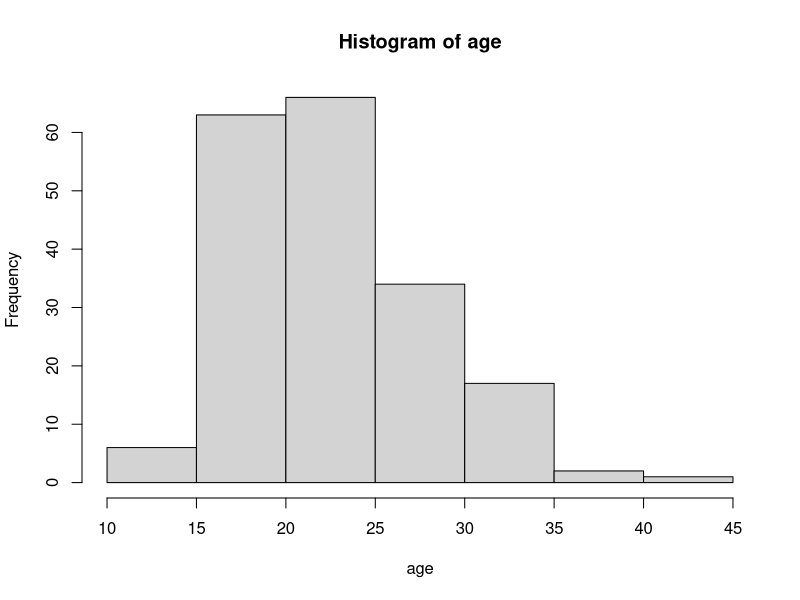
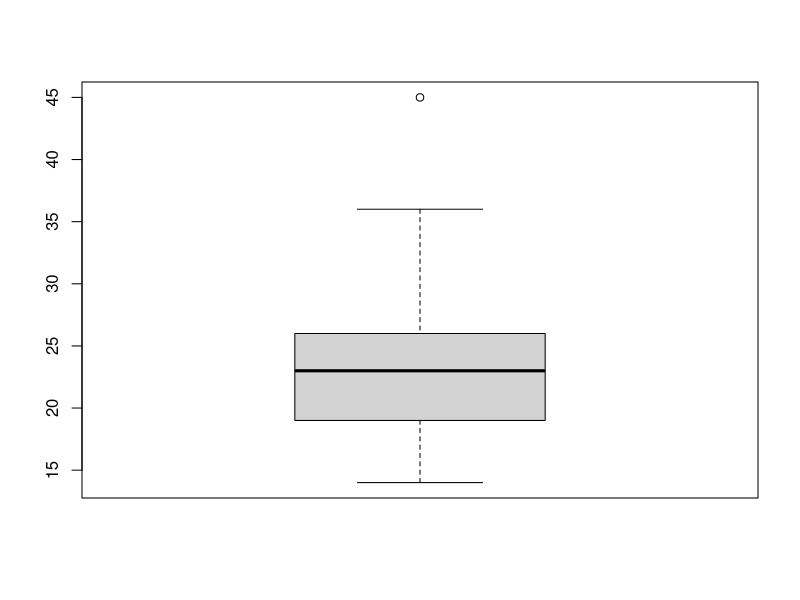
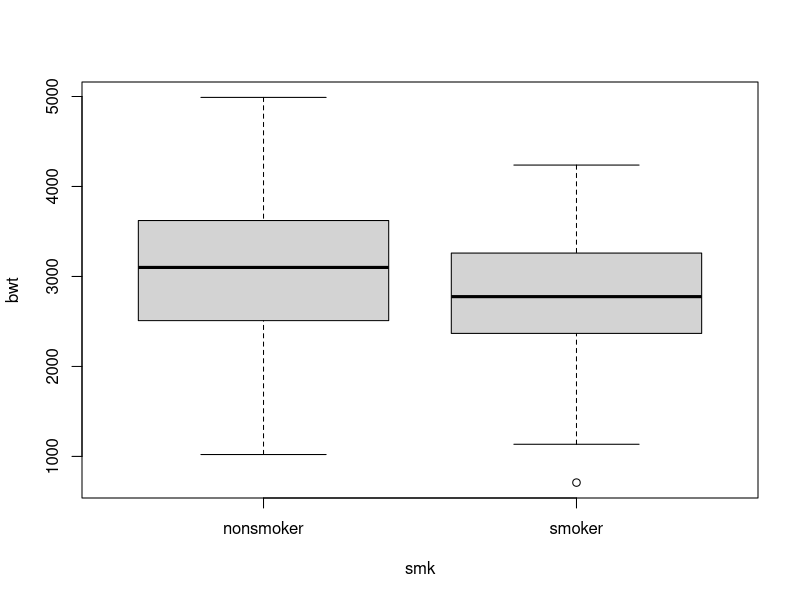
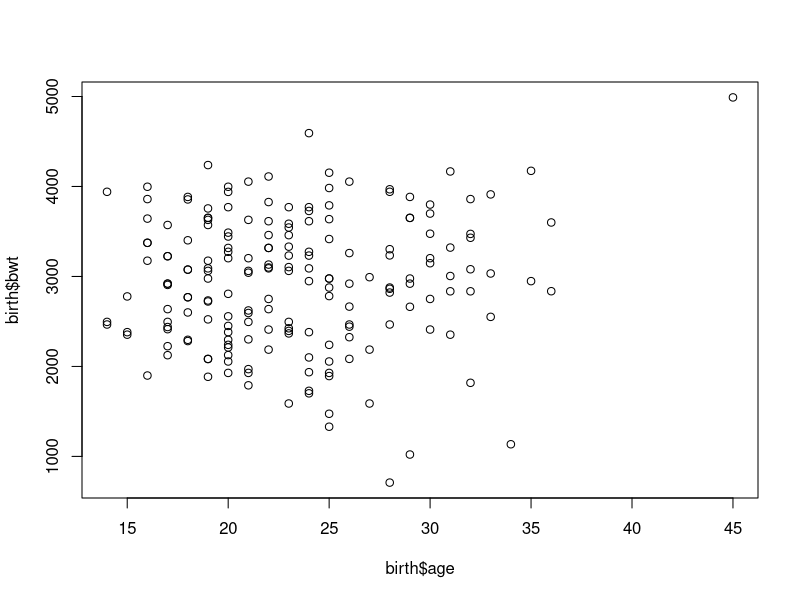
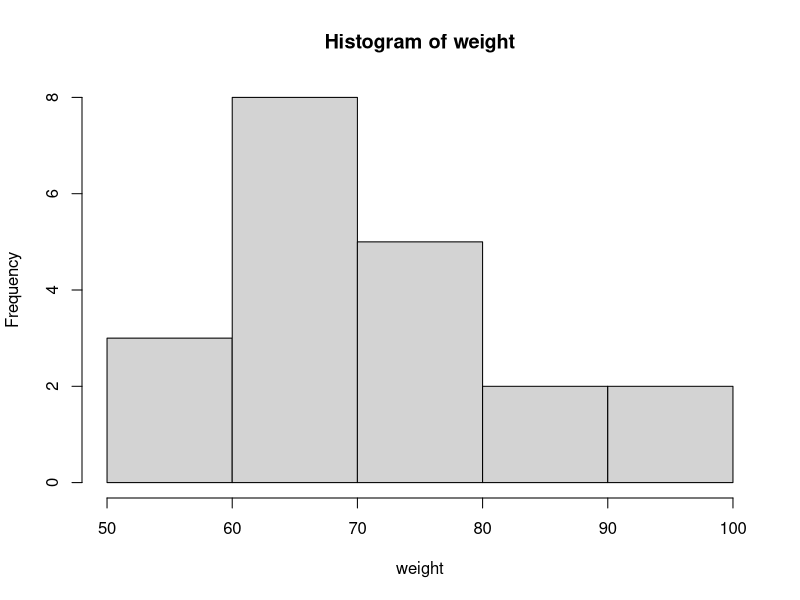
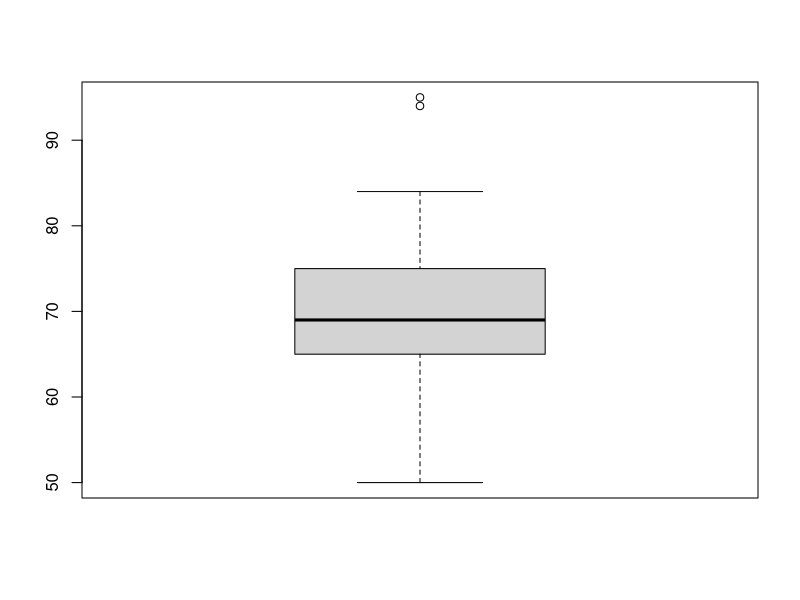
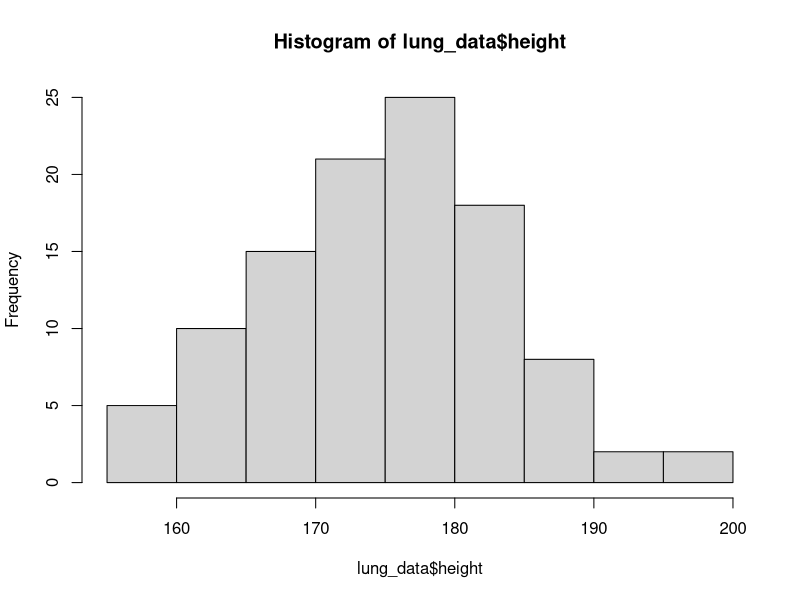
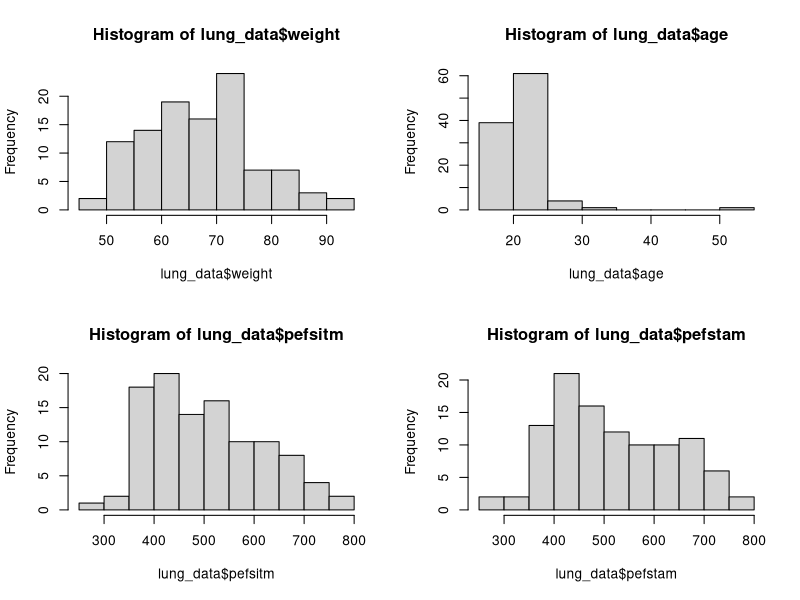

Write R code to recreate these figures, in order. (Note: this script raises an error after producing the figures.)
## ---- chunk 1
#| label: load-data-birth
#| warning: false
#| echo: true

# read a csv file, name it 'birth'
# this is the method to read in the data with R command
# you can also use the Rstudio interface to import a dataset
birth <- read.csv('data/birth.csv', sep = ',')
## ---- chunk 2
#| label: summary of dataset
#| warning: false
#| echo: true

head(birth)

# this is giving the first 6 rows of your data
# birth[1:6, ]
# head(birth, 10)  gives first 10 rows
# tail(birth)
## ---- chunk 3
#| label: summary of dataset 2
#| warning: false
#| echo: true

colnames(birth)
ncol(birth)
## ---- chunk 4
#| label: summary of dataset 3
#| warning: false
#| echo: true

# by index
birth[1, ] 
birth[, 1]

# by column name
birth[, 'age']

# by $ operator
birth$age

# what column names are there?
colnames(birth)

# how many columns and rows?
ncol(birth)
nrow(birth)
dim(birth)
## ---- chunk 5
#| label: summary of dataset 4
#| warning: false
#| echo: true

str(birth)
class(birth$age)
class(birth$low)
## ---- chunk 6
#| label: descriptive stat 1
#| warning: false
#| echo: true

# create a variable called age
age <- birth$age


# use the command summary on a continuous variable
summary(age)

# compute the min, max
min(age)
max(age)

mean(age)
median(age)
quantile(age, 0.05)
quantile(age, 0.95)

## ---- chunk 7
#| label: descriptive stat 4
#| warning: false
#| echo: true

# categorical variable
smoker <- birth$smk
low_birthweight <- birth$low

# categories with counts
table(smoker)
table(low_birthweight)

# two categories
table(smoker, low_birthweight)

# to create percentage, divide by number of subjects
table(smoker)/length(smoker)
## ---- chunk 8
#| label: histogram
#| warning: false
#| echo: true

hist(age)
## ---- chunk 9
#| label: boxplot
#| warning: false
#| echo: true

boxplot(age)

# multiple boxplot together
boxplot(bwt ~ smk, data = birth)
## ---- chunk 10
#| label: scatter
#| warning: false
#| echo: true

plot(birth$age, birth$bwt)
## ---- chunk 11
#| label: eda-1a
#| warning: false
#| echo: true

weight <- c(50, 75, 70, 74, 95, 
            83, 65, 94, 66, 65, 
            65, 75, 84, 55, 73, 
            68, 72, 67, 53, 65)

## ---- chunk 12
#| label: eda-1b
#| warning: false
#| echo: true

mean(weight)
median(weight)
max(weight)
min(weight)

# alternatively, 
summary(weight)
## ---- chunk 13
#| label: eda-1c
#| warning: false
#| echo: true

hist(weight)
## ---- chunk 14
#| label: eda-1d
#| warning: false
#| echo: true

boxplot(weight)
## ---- chunk 15
#| label: eda-2a
#| warning: false
#| echo: true

# locate your datafile, set the path to your data
# if you use rda data file: 
# load('./lab/data/PEFH98-english.rda')

# if you use csv: 
lung_data <- read.csv('data/PEFH98-english.csv', sep = ',')
head(lung_data)
## ---- chunk 16
#| label: eda-2b
#| warning: false
#| echo: true

nrow(lung_data)
colnames(lung_data)
## ---- chunk 17
#| label: eda-2b2
#| warning: false
#| echo: true

hist(lung_data$height)
## ---- chunk 18
#| label: eda-2b3
#| warning: false
#| echo: true

par(mfrow = c(2, 2)) 
# we use this line to display (2 rows 2 columns)
# by default it is 1 row 1 column
# run this line to set it back to default:
# par(mfrow = c(1, 1))
hist(lung_data$weight)
hist(lung_data$age)
hist(lung_data$pefsitm)
hist(lung_data$pefstam)
## ---- chunk 19
#| label: eda-2c
#| warning: false
#| echo: true

height_f <- lung_data$height[lung_data$gender == 'female']
height_m <- lung_data$height[lung_data$gender == 'male']

par(mfrow = c(1,2)) # plot in parallel
hist(height_f)
hist(height_m)

# we can make it more customized
# add axis limit, title and xaxis name
par(mfrow = c(1,2)) # plot in parallel
hist(height_f, main = 'Height: female', xlab = 'Height (cm)',
     xlim = c(150, 200))
hist(height_m, main = 'Height: male', xlab = 'Height (cm)',
     xlim = c(150, 200))
## ---- chunk 20
#| label: eda-2c2
#| warning: false
#| echo: true

pefmean_f <- lung_data$pefmean[lung_data$gender == 'female']
pefmean_m <- lung_data$pefmean[lung_data$gender == 'male']

par(mfrow = c(1,2)) # plot in parallel
hist(pefmean_f)
hist(pefmean_m)
## ---- chunk 21
#| label: eda-2c3
#| warning: false
#| echo: true

par(mfrow = c(1, 2))
boxplot(height ~ gender, data = lung_data, main = 'Height vs Gender')

# it is also possible to remove the frame
boxplot(pefmean ~ gender, data = lung_data, frame = F, main = 'PEFmean vs gender')
## ---- chunk 22
#| label: eda-2d
#| warning: false
#| echo: true

# pefmean height
plot(lung_data$pefmean, lung_data$height)

# it is possible to customize 
plot(lung_data$pefmean, lung_data$height, 
     main = 'PEF mean vs height', 
     xlab = 'PEF mean', ylab = 'Height',
     pch = 20)
# pch: plotting symbols
## ---- chunk 23
#| label: eda-2d2
#| warning: false
#| echo: true

par(mfrow = c(1, 2))
# pefmean weight
plot(lung_data$pefmean, lung_data$weight, 
     main = 'PEF mean vs weight', 
     xlab = 'PEF mean', ylab = 'Weight',
     pch = 20)

# pefmean age
plot(lung_data$pefmean, lung_data$age, 
     main = 'PEF mean vs age', 
     xlab = 'PEF mean', ylab = 'Age',
     pch = 20)
